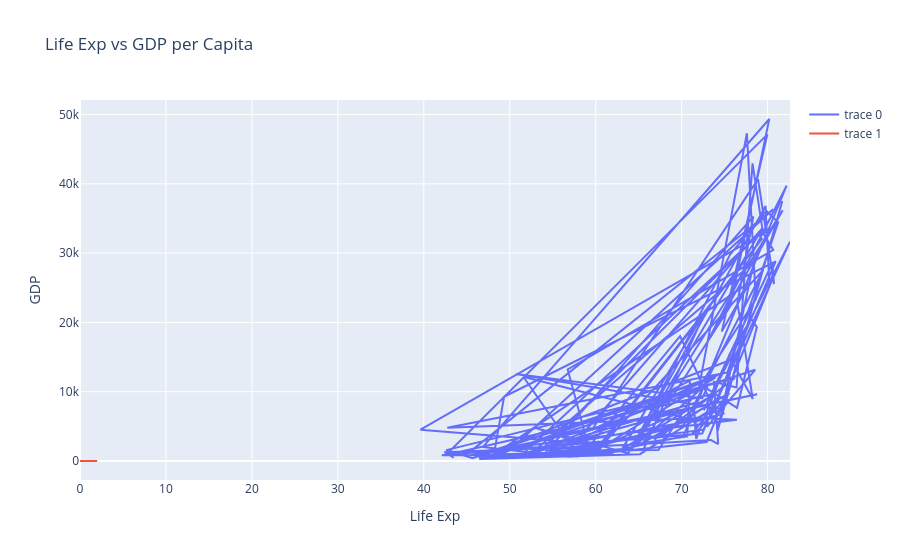

Notebook source saved alongside this figure:
### Code cell
trace1= go.Scatter(x=temp_df['lifeExp'], y=temp_df['gdpPercap'])
trace2= go.Scatter(x=[0,1,2], y=[0,7,3], mode='lines')

data=[trace1, trace2]

layout= go.Layout(title='Life Exp vs GDP per Capita', xaxis={'title':'Life Exp'}, yaxis={'title':'GDP'})

fig= go.Figure(data, layout)
fig.show()

### Figure 1 — Plotly figure (JSON) as saved in the notebook; plotly's stock layout.template omitted (floating-point values rounded to 4 significant figures; data arrays with more than 128 entries replaced by an {"elided": "..."} marker saying what was removed)
{"data": [{"type": "scatter", "x": {"elided": "142 float values"}, "y": {"elided": "142 float values"}}, {"mode": "lines", "type": "scatter", "x": [0, 1, 2], "y": [0, 7, 3]}], "layout": {"title": {"text": "Life Exp vs GDP per Capita"}, "xaxis": {"title": {"text": "Life Exp"}}, "yaxis": {"title": {"text": "GDP"}}}}
